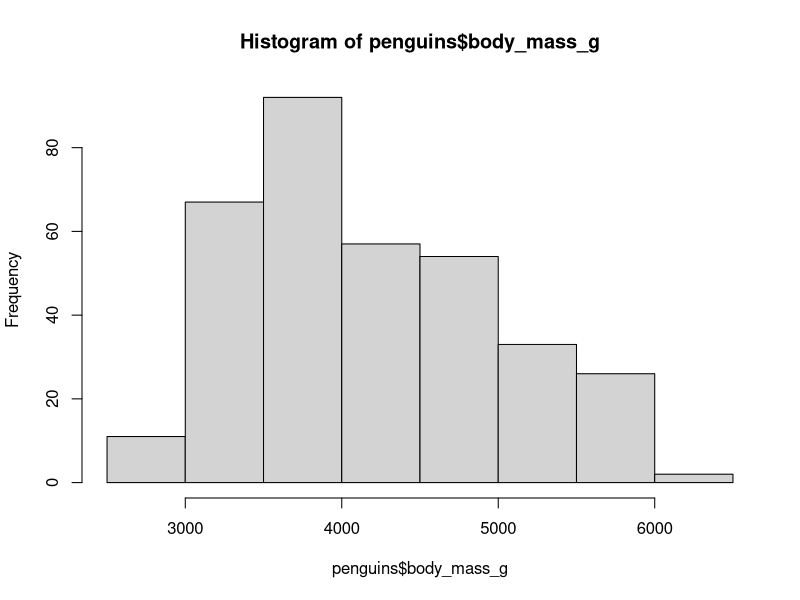
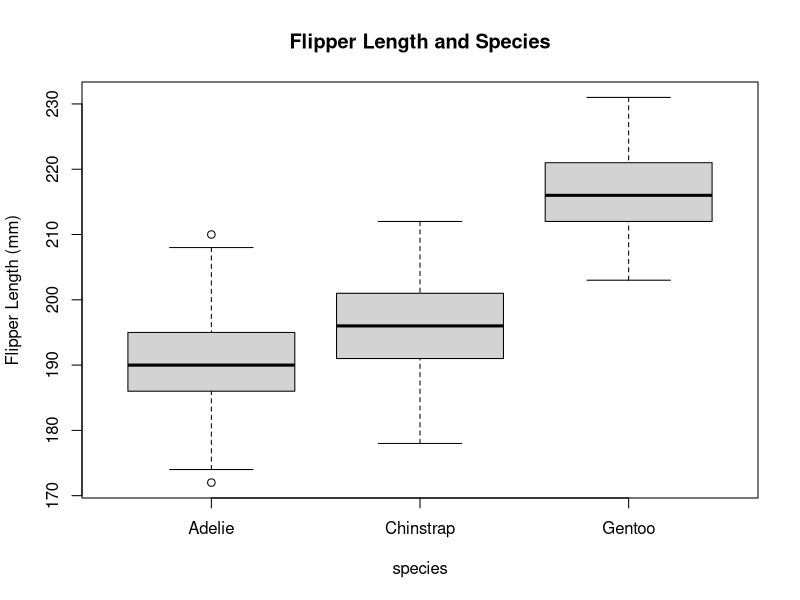
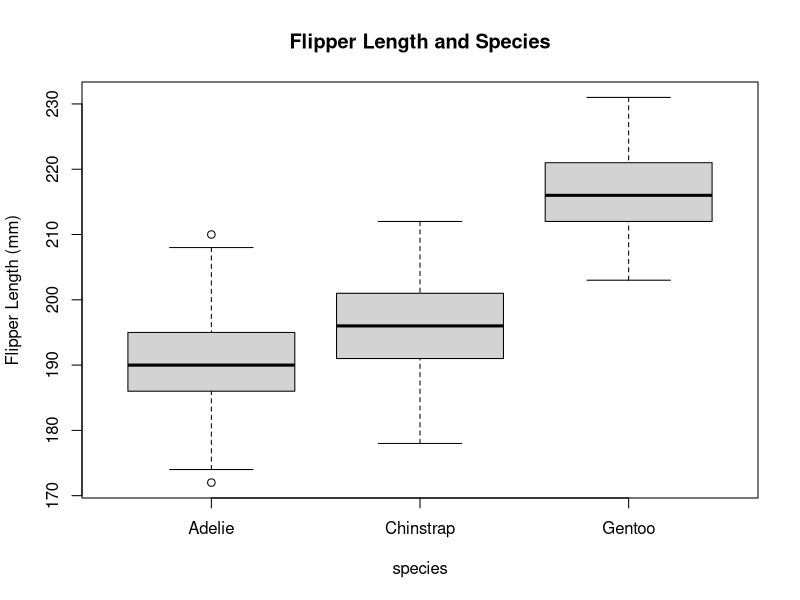

The R script that drew these images, in order:
## ---- chunk 1
knitr::opts_chunk$set(echo = TRUE)
## ---- chunk 2
require(palmerpenguins)
hist(penguins$body_mass_g)
## ---- chunk 3
boxplot(
  flipper_length_mm ~ species, data = penguins,
  main = "Flipper Length and Species",
  ylab = "Flipper Length (mm)"
)

## ---- chunk 4
boxplot(
  flipper_length_mm ~ species, data = penguins,
  main = "Flipper Length and Species",
  ylab = "Flipper Length (mm)"
)

